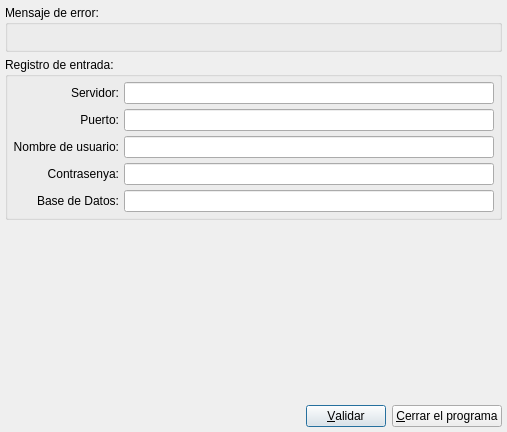
<?xml version="1.0" encoding="UTF-8"?>
<ui version="4.0">
 <class>BlDbLoginDialogBase</class>
 <widget class="QDialog" name="BlDbLoginDialogBase">
  <property name="geometry">
   <rect>
    <x>0</x>
    <y>0</y>
    <width>507</width>
    <height>432</height>
   </rect>
  </property>
  <property name="sizePolicy">
   <sizepolicy hsizetype="Fixed" vsizetype="Fixed">
    <horstretch>0</horstretch>
    <verstretch>0</verstretch>
   </sizepolicy>
  </property>
  <property name="windowTitle">
   <string>Lanzador Bulmages</string>
  </property>
  <layout class="QVBoxLayout">
   <property name="spacing">
    <number>5</number>
   </property>
   <property name="margin">
    <number>5</number>
   </property>
   <item>
    <widget class="QGroupBox" name="grpAuthError">
     <property name="title">
      <string>Mensaje de error:</string>
     </property>
     <layout class="QHBoxLayout">
      <property name="spacing">
       <number>5</number>
      </property>
      <property name="margin">
       <number>5</number>
      </property>
      <item>
       <widget class="QLabel" name="lblAuthError">
        <property name="enabled">
         <bool>true</bool>
        </property>
        <property name="text">
         <string/>
        </property>
        <property name="textFormat">
         <enum>Qt::PlainText</enum>
        </property>
        <property name="alignment">
         <set>Qt::AlignCenter</set>
        </property>
       </widget>
      </item>
     </layout>
    </widget>
   </item>
   <item>
    <widget class="QGroupBox" name="groupBox">
     <property name="title">
      <string>Registro de entrada:</string>
     </property>
     <layout class="QGridLayout">
      <property name="margin">
       <number>5</number>
      </property>
      <property name="spacing">
       <number>5</number>
      </property>
      <item row="0" column="0">
       <widget class="QLabel" name="label">
        <property name="text">
         <string>Servidor:</string>
        </property>
        <property name="alignment">
         <set>Qt::AlignRight|Qt::AlignTrailing|Qt::AlignVCenter</set>
        </property>
       </widget>
      </item>
      <item row="1" column="0">
       <widget class="QLabel" name="Puerto">
        <property name="text">
         <string>Puerto:</string>
        </property>
        <property name="alignment">
         <set>Qt::AlignRight|Qt::AlignTrailing|Qt::AlignVCenter</set>
        </property>
       </widget>
      </item>
      <item row="0" column="1">
       <widget class="QLineEdit" name="m_host"/>
      </item>
      <item row="1" column="1">
       <widget class="QLineEdit" name="m_port"/>
      </item>
      <item row="2" column="0">
       <widget class="QLabel" name="textLabel1">
        <property name="text">
         <string>Nombre de usuario:</string>
        </property>
        <property name="alignment">
         <set>Qt::AlignRight|Qt::AlignTrailing|Qt::AlignVCenter</set>
        </property>
       </widget>
      </item>
      <item row="3" column="0">
       <widget class="QLabel" name="textLabel2">
        <property name="text">
         <string>Contrasenya:</string>
        </property>
        <property name="alignment">
         <set>Qt::AlignRight|Qt::AlignTrailing|Qt::AlignVCenter</set>
        </property>
       </widget>
      </item>
      <item row="2" column="1">
       <widget class="QLineEdit" name="m_login"/>
      </item>
      <item row="3" column="1">
       <widget class="QLineEdit" name="m_password">
        <property name="echoMode">
         <enum>QLineEdit::Password</enum>
        </property>
       </widget>
      </item>
      <item row="4" column="1">
       <widget class="QLineEdit" name="m_db"/>
      </item>
      <item row="4" column="0">
       <widget class="QLabel" name="label_2">
        <property name="text">
         <string>Base de Datos:</string>
        </property>
        <property name="alignment">
         <set>Qt::AlignRight|Qt::AlignTrailing|Qt::AlignVCenter</set>
        </property>
       </widget>
      </item>
     </layout>
    </widget>
   </item>
   <item>
    <spacer>
     <property name="orientation">
      <enum>Qt::Vertical</enum>
     </property>
     <property name="sizeHint" stdset="0">
      <size>
       <width>20</width>
       <height>40</height>
      </size>
     </property>
    </spacer>
   </item>
   <item>
    <layout class="QHBoxLayout">
     <property name="spacing">
      <number>6</number>
     </property>
     <property name="margin">
      <number>0</number>
     </property>
     <item>
      <spacer>
       <property name="orientation">
        <enum>Qt::Horizontal</enum>
       </property>
       <property name="sizeHint" stdset="0">
        <size>
         <width>40</width>
         <height>20</height>
        </size>
       </property>
      </spacer>
     </item>
     <item>
      <widget class="QPushButton" name="pbValidar">
       <property name="text">
        <string>&amp;Validar</string>
       </property>
       <property name="autoDefault">
        <bool>true</bool>
       </property>
       <property name="default">
        <bool>true</bool>
       </property>
      </widget>
     </item>
     <item>
      <widget class="QPushButton" name="pbCerrar">
       <property name="text">
        <string>&amp;Cerrar el programa</string>
       </property>
      </widget>
     </item>
    </layout>
   </item>
  </layout>
 </widget>
 <layoutdefault spacing="6" margin="11"/>
 <tabstops>
  <tabstop>m_login</tabstop>
  <tabstop>m_password</tabstop>
  <tabstop>pbValidar</tabstop>
 </tabstops>
 <includes>
  <include location="local">local_blI18n.h</include>
 </includes>
 <resources/>
 <connections/>
</ui>
